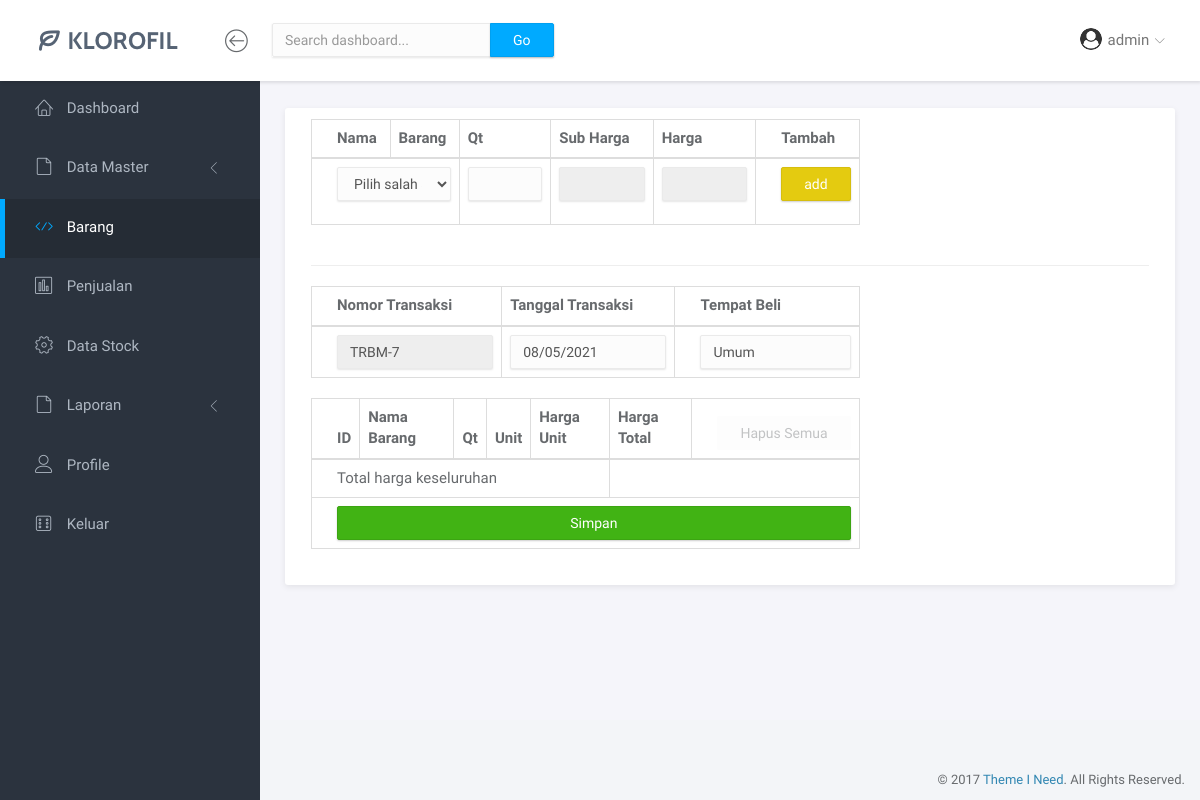
Before: /9-Dashboard-BarangMasuk-transaksi.php (signed in) with the older database file.
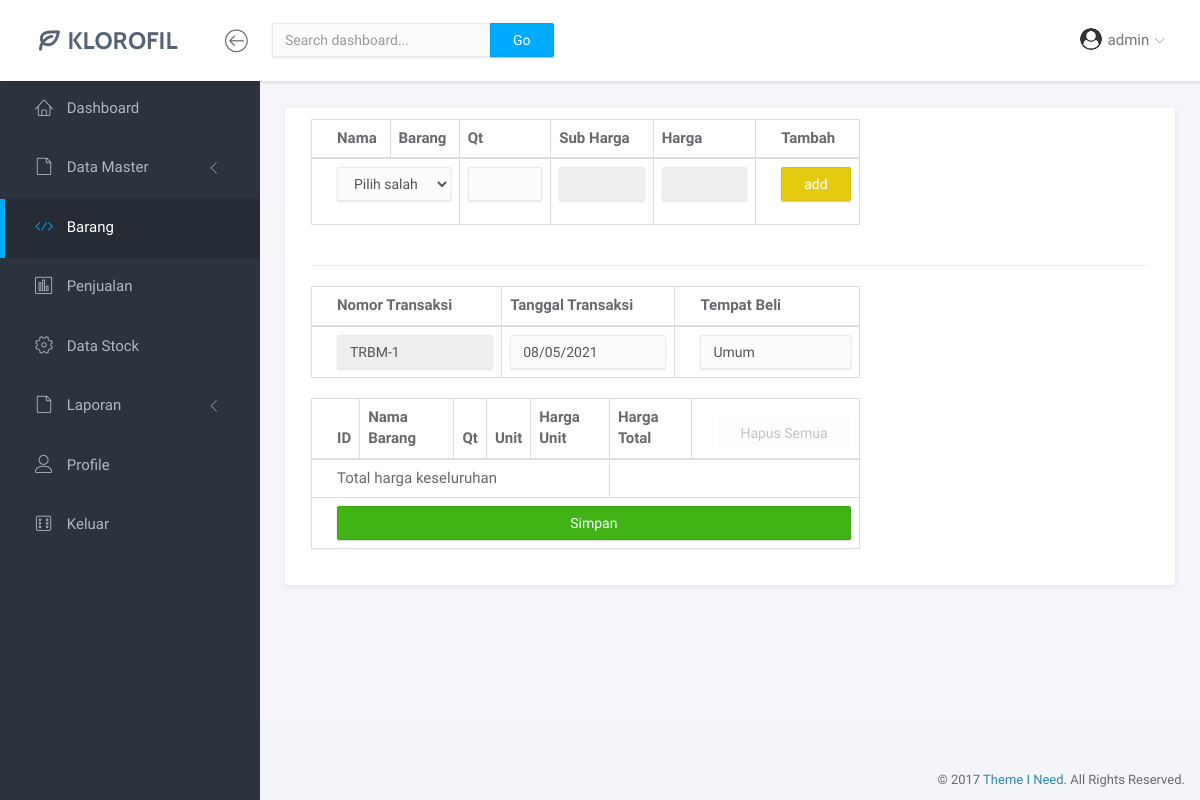
After: the same page with the newer database file.
### tables this page shows
CREATE TABLE `barang_masuk` (
  `kode_trans_masuk` varchar(12) NOT NULL,
  `tgl_trans_masuk` date NOT NULL,
  `time` time NOT NULL,
  `nama_tempat_beli` varchar(30) NOT NULL,
  `isi` longtext,
  `grand_total` bigint(20) NOT NULL
);

### functions/functions-pelanggan.php (called while the page is built, shortened)
<?php
$conn = mysqli_connect("localhost", "root", "", "kpdiana");
function query($query) {
	global $conn;
	$result = mysqli_query($conn, $query);
	$rows = [];
	while( $row = mysqli_fetch_assoc($result) ) {
		$rows[] = $row;
	}
	return $rows;
}
?>

### 9-Dashboard-BarangMasuk-transaksi.php (the view, shortened to what the changed rows need)
<?php
require 'functions/functions-pelanggan.php';
if(empty(query("SELECT * FROM barang_masuk ORDER BY kode_trans_masuk DESC LIMIT 1"))){
    $lastkodetransaksi = 1;
}
else{
    $lastkodetransaksi = (int) explode("-",query("SELECT * FROM barang_masuk ORDER BY kode_trans_masuk DESC LIMIT 1")[0]['kode_trans_masuk'])[1] + 1;
}
?>
<!doctype html>
<html lang="en">
<head>
    <link rel="stylesheet" href="assets/vendor/bootstrap/css/bootstrap.min.css">
    <link rel="stylesheet" href="assets/vendor/fontawesome-free-5.15.3-web/css/all.css">
    <link rel="stylesheet" href="assets/vendor/linearicons/style.css">
    <link rel="stylesheet" href="assets/vendor/chartist/css/chartist-custom.css">
    <link rel="stylesheet" href="assets/css/main.css">
    <link rel="stylesheet" href="assets/css/demo.css">
    <link rel="stylesheet" href="assets/vendor/datatables/jquery.dataTables.min.css">
    <link rel="stylesheet" href="assets/css/jquery-ui.css">
</head>
<body>
    <div id="wrapper">
        <div class="main">
            <div class="main-content">
                <div class="container-fluid">
                    <div class="panel panel-headline">
                        <div class="panel-body">
                            <div class="row">
                                <div class="col-md-8">
                                    <form action="" method="post">
                                        <table class="table table-bordered">
                                            <thead>
                                                <tr>
                                                    <th>Nama </th>
                                                    <th> Barang</th>
                                                    <th>Qt</th>
                                                    <th>Sub Harga</th>
                                                    <th>Harga</th>
                                                    <th>Tambah</th>
                                                </tr>
                                            </thead>
                                        </table>
                                    </form>
                                </div>
                            </div>
                            <div class="row">
                                <div class="col-md-8">
                                    <form action="" method="post">
                                        <table class="table table-bordered">
                                            <thead>
                                                <tr>
                                                    <th>Nomor Transaksi</th>
                                                    <th>Tanggal Transaksi</th>
                                                    <th>Tempat Beli</th>
                                                </tr>
                                            </thead>
                                            <tbody>
                                                <tr>
                                                    <td>
                                                        <input class="form-control" type="text" name="notransaksi" id="notransaksi" value="TRBM-<?= $lastkodetransaksi ?>" readonly>
                                                    </td>
                                                </tr>
                                            </tbody>
                                        </table>
                                        <table class="table table-bordered">
                                            <thead>
                                                <tr>
                                                    <th>ID</th>
                                                    <th>Nama Barang</th>
                                                    <th>Qt</th>
                                                    <th>Unit</th>
                                                    <th>Harga Unit</th>
                                                    <th>Harga Total</th>
                                                    <th><button class="btn" name="hapussemua" type="submit" <?php if(is_null($_SESSION['data'])) echo 'disabled'; ?> >Hapus Semua</button></a></th>
                                                </tr>
                                            </thead>
                                        </table>
                                    </form>
                                </div>
                            </div>
                        </div>
                    </div>
                </div>
            </div>
        </div>
    </div>
</body>
</html>

Changed rows visible on the page:
removed barang_masuk: notransaksi "TRBM-7"
Other visible differences:
form field notransaksi: (not shown) → "TRBM-1"
